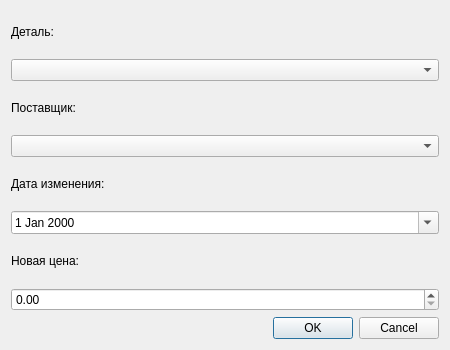
<?xml version="1.0" encoding="UTF-8"?>
<ui version="4.0">
 <class>PriceChangeDialog</class>
 <widget class="QDialog" name="PriceChangeDialog">
  <property name="geometry">
   <rect><x>0</x><y>0</y><width>450</width><height>350</height></rect>
  </property>
  <property name="windowTitle"><string>Изменение цены</string></property>
  <layout class="QVBoxLayout" name="verticalLayout">
   <item>
    <widget class="QLabel" name="labelDetail">
     <property name="text"><string>Деталь:</string></property>
    </widget>
   </item>
   <item>
    <widget class="QComboBox" name="comboDetail"/>
   </item>
   <item>
    <widget class="QLabel" name="labelSupplier">
     <property name="text"><string>Поставщик:</string></property>
    </widget>
   </item>
   <item>
    <widget class="QComboBox" name="comboSupplier"/>
   </item>
   <item>
    <widget class="QLabel" name="labelDate">
     <property name="text"><string>Дата изменения:</string></property>
    </widget>
   </item>
   <item>
    <widget class="QDateEdit" name="dateEdit">
     <property name="calendarPopup"><bool>true</bool></property>
    </widget>
   </item>
   <item>
    <widget class="QLabel" name="labelPrice">
     <property name="text"><string>Новая цена:</string></property>
    </widget>
   </item>
   <item>
    <widget class="QDoubleSpinBox" name="doubleSpinPrice">
     <property name="maximum"><double>9999999.99</double></property>
     <property name="decimals"><number>2</number></property>
    </widget>
   </item>
   <item>
    <widget class="QDialogButtonBox" name="buttonBox">
     <property name="standardButtons"><set>QDialogButtonBox::Ok|QDialogButtonBox::Cancel</set></property>
    </widget>
   </item>
  </layout>
 </widget>
 <resources/>
 <connections/>
</ui>
